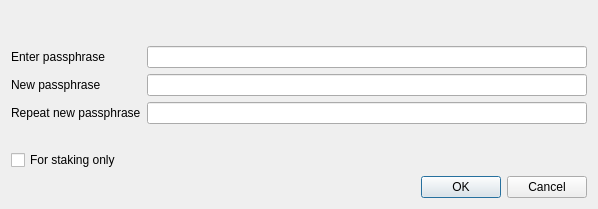
<?xml version="1.0" encoding="UTF-8"?>
<ui version="4.0">
 <class>AskPassphraseDialog</class>
 <widget class="QDialog" name="AskPassphraseDialog">
  <property name="geometry">
   <rect>
    <x>0</x>
    <y>0</y>
    <width>598</width>
    <height>209</height>
   </rect>
  </property>
  <property name="sizePolicy">
   <sizepolicy hsizetype="Preferred" vsizetype="Minimum">
    <horstretch>0</horstretch>
    <verstretch>0</verstretch>
   </sizepolicy>
  </property>
  <property name="minimumSize">
   <size>
    <width>550</width>
    <height>0</height>
   </size>
  </property>
  <property name="windowTitle">
   <string>Passphrase Dialog</string>
  </property>
  <layout class="QVBoxLayout" name="verticalLayout">
   <item>
    <widget class="QLabel" name="warningLabel">
     <property name="textFormat">
      <enum>Qt::RichText</enum>
     </property>
     <property name="wordWrap">
      <bool>true</bool>
     </property>
    </widget>
   </item>
   <item>
    <layout class="QFormLayout" name="formLayout">
     <property name="fieldGrowthPolicy">
      <enum>QFormLayout::AllNonFixedFieldsGrow</enum>
     </property>
     <item row="0" column="0">
      <widget class="QLabel" name="passLabel1">
       <property name="text">
        <string>Enter passphrase</string>
       </property>
      </widget>
     </item>
     <item row="0" column="1">
      <widget class="QLineEdit" name="passEdit1">
       <property name="echoMode">
        <enum>QLineEdit::Password</enum>
       </property>
      </widget>
     </item>
     <item row="1" column="0">
      <widget class="QLabel" name="passLabel2">
       <property name="text">
        <string>New passphrase</string>
       </property>
      </widget>
     </item>
     <item row="1" column="1">
      <widget class="QLineEdit" name="passEdit2">
       <property name="echoMode">
        <enum>QLineEdit::Password</enum>
       </property>
      </widget>
     </item>
     <item row="2" column="0">
      <widget class="QLabel" name="passLabel3">
       <property name="text">
        <string>Repeat new passphrase</string>
       </property>
      </widget>
     </item>
     <item row="2" column="1">
      <widget class="QLineEdit" name="passEdit3">
       <property name="echoMode">
        <enum>QLineEdit::Password</enum>
       </property>
      </widget>
     </item>
     <item row="3" column="1">
      <widget class="QLabel" name="capsLabel">
       <property name="font">
        <font>
         <weight>75</weight>
         <bold>true</bold>
        </font>
       </property>
       <property name="text">
        <string/>
       </property>
       <property name="alignment">
        <set>Qt::AlignCenter</set>
       </property>
      </widget>
     </item>
     <item row="4" column="0">
      <widget class="QCheckBox" name="stakingCheckBox">
       <property name="enabled">
        <bool>true</bool>
       </property>
       <property name="visible">
        <bool>false</bool>
       </property>
       <property name="toolTip">
        <string>Serves to disable the trivial sendmoney when OS account compromised. Provides no real security.</string>
       </property>
       <property name="text">
        <string>For staking only</string>
       </property>
      </widget>
     </item>
    </layout>
   </item>
   <item>
    <widget class="QDialogButtonBox" name="buttonBox">
     <property name="orientation">
      <enum>Qt::Horizontal</enum>
     </property>
     <property name="standardButtons">
      <set>QDialogButtonBox::Cancel|QDialogButtonBox::Ok</set>
     </property>
    </widget>
   </item>
  </layout>
 </widget>
 <resources/>
 <connections>
  <connection>
   <sender>buttonBox</sender>
   <signal>accepted()</signal>
   <receiver>AskPassphraseDialog</receiver>
   <slot>accept()</slot>
   <hints>
    <hint type="sourcelabel">
     <x>248</x>
     <y>254</y>
    </hint>
    <hint type="destinationlabel">
     <x>157</x>
     <y>274</y>
    </hint>
   </hints>
  </connection>
  <connection>
   <sender>buttonBox</sender>
   <signal>rejected()</signal>
   <receiver>AskPassphraseDialog</receiver>
   <slot>reject()</slot>
   <hints>
    <hint type="sourcelabel">
     <x>316</x>
     <y>260</y>
    </hint>
    <hint type="destinationlabel">
     <x>286</x>
     <y>274</y>
    </hint>
   </hints>
  </connection>
 </connections>
</ui>
